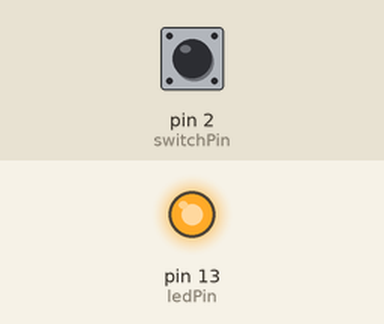
Simulated run of this sketch. Board: Arduino Uno, built with avr-gcc and run on an emulated ATmega328P. On the bench: output pins drawn as LEDs (lit = HIGH). The inputs (shaded band) are chosen by the test bench; at power-on: pin 2 (switchPin) LOW.

Above: at 1.2 s.
1.3 s: pin 2 (switchPin) pulled HIGH for 0.15 s
At 1.37 s:
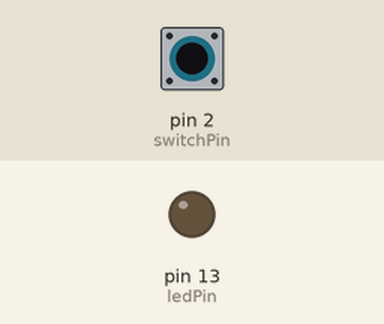
2.9 s: pin 2 (switchPin) pulled HIGH for 3.2 s
At 7.4 s:
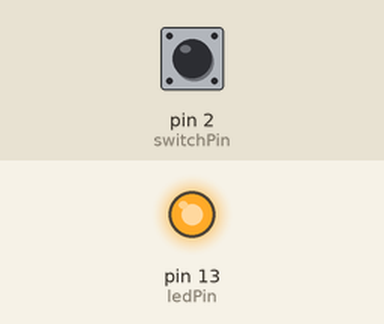
Timing chart, 0 to 8.9 s (numbered marks = the images above; inputs shaded):
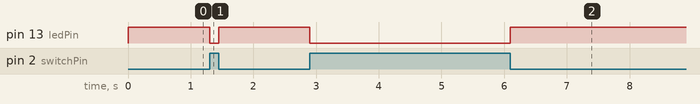

Measured:
- after the input at 1.3 s, pin 13 (ledPin): HIGH → LOW at once, → HIGH 0.15 s later
- after the input at 2.9 s, pin 13 (ledPin): HIGH → LOW at once, → HIGH 3.2 s later

The sketch:

sketch1016402b.ino
```cpp
#define ledPin 13
#define switchPin 2
void setup() {
  pinMode(switchPin, INPUT);
  pinMode(ledPin, OUTPUT);
}
void loop() {
  int value = 0;
  value = digitalRead(switchPin);
  if(value == HIGH){
    digitalWrite(ledPin, LOW);
  }
  else{
    digitalWrite(ledPin, HIGH);
  }
}
```
